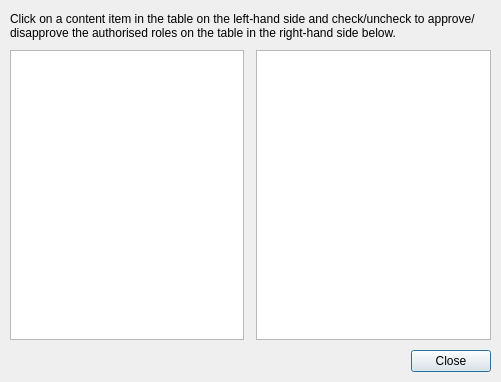
<?xml version="1.0" encoding="UTF-8"?>
<ui version="4.0">
    <class>frmContentAuth</class>
    <widget class="QDialog" name="frmContentAuth">
        <property name="geometry">
            <rect>
                <x>0</x>
                <y>0</y>
                <width>501</width>
                <height>382</height>
            </rect>
        </property>
        <property name="windowTitle">
            <string>Content Authorization</string>
        </property>
        <layout class="QGridLayout" name="gridLayout">
            <property name="leftMargin">
                <number>10</number>
            </property>
            <property name="topMargin">
                <number>12</number>
            </property>
            <property name="rightMargin">
                <number>10</number>
            </property>
            <property name="bottomMargin">
                <number>10</number>
            </property>
            <property name="horizontalSpacing">
                <number>12</number>
            </property>
            <property name="verticalSpacing">
                <number>10</number>
            </property>
            <item row="0" column="0" colspan="2">
                <widget class="QLabel" name="label">
                    <property name="text">
                        <string>&lt;html&gt;&lt;head/&gt;&lt;body&gt;&lt;p&gt;Click on a content item in the table on
                            the left-hand side and check/uncheck to approve/disapprove the authorised roles on the table
                            in the right-hand side below.&lt;/p&gt;&lt;/body&gt;&lt;/html&gt;
                        </string>
                    </property>
                    <property name="wordWrap">
                        <bool>true</bool>
                    </property>
                </widget>
            </item>
            <item row="1" column="0">
                <widget class="QListView" name="lstContent">
                    <property name="editTriggers">
                        <set>QAbstractItemView::NoEditTriggers</set>
                    </property>
                    <property name="selectionBehavior">
                        <enum>QAbstractItemView::SelectRows</enum>
                    </property>
                </widget>
            </item>
            <item row="1" column="1">
                <widget class="QListView" name="lstRoles">
                    <property name="editTriggers">
                        <set>QAbstractItemView::NoEditTriggers</set>
                    </property>
                    <property name="selectionBehavior">
                        <enum>QAbstractItemView::SelectRows</enum>
                    </property>
                </widget>
            </item>
            <item row="2" column="0" colspan="2">
                <widget class="QDialogButtonBox" name="buttonBox">
                    <property name="orientation">
                        <enum>Qt::Horizontal</enum>
                    </property>
                    <property name="standardButtons">
                        <set>QDialogButtonBox::Close</set>
                    </property>
                </widget>
            </item>
        </layout>
    </widget>
    <resources/>
    <connections>
        <connection>
            <sender>buttonBox</sender>
            <signal>rejected()</signal>
            <receiver>frmContentAuth</receiver>
            <slot>reject()</slot>
            <hints>
                <hint type="sourcelabel">
                    <x>316</x>
                    <y>260</y>
                </hint>
                <hint type="destinationlabel">
                    <x>286</x>
                    <y>274</y>
                </hint>
            </hints>
        </connection>
    </connections>
</ui>
